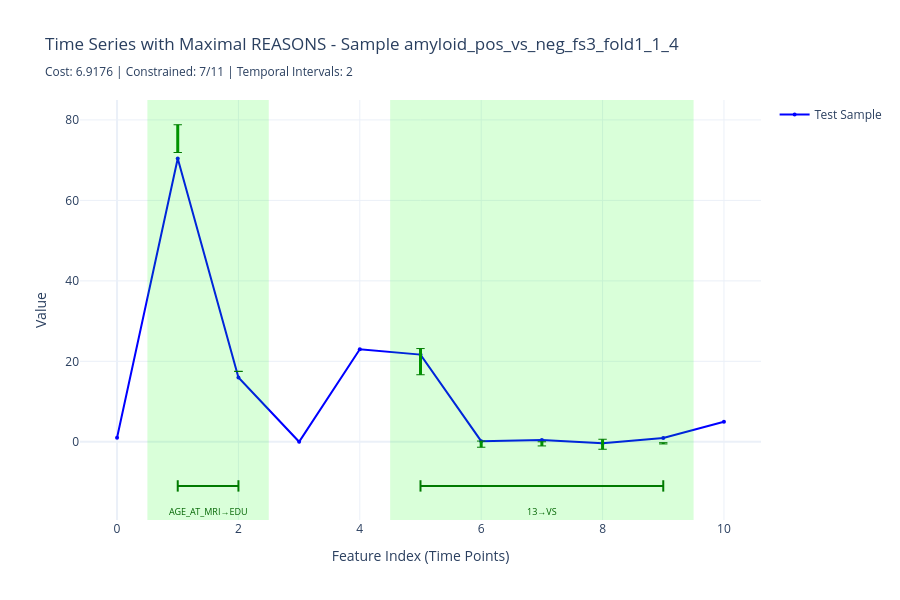

The code cell stored with this chart in its notebook:
### Code cell
# Visualise per-feature ICF constraints as bar charts (tabular data)
from etl.reasons_analysis import visualize_sample_with_icf

# Reason ICF
fig = visualize_sample_with_icf(sample_id, tests_sample, feature_names, reason_type='reasons')
if fig is not None:
    fig.show()

### Figure 1 — Plotly figure (JSON) as saved in the notebook; plotly's stock layout.template omitted (floating-point values rounded to 4 significant figures)
{"data": [{"line": {"color": "blue", "width": 2}, "marker": {"color": "blue", "size": 4}, "mode": "lines+markers", "name": "Test Sample", "type": "scatter", "x": [0, 1, 2, 3, 4, 5, 6, 7, 8, 9, 10], "y": [1.0, 70.4, 16.0, 0.0, 23.0, 21.67, 0.15, 0.471, -0.354, 0.963, 5.0]}, {"hovertemplate": "<b>AGE_AT_MRI</b><br>Y-Constraint: [78.800, 71.900]<br>Value: 70.400<extra></extra>", "line": {"color": "green", "width": 3}, "marker": {"color": "darkgreen", "size": 6, "symbol": "line-ew-open"}, "mode": "lines+markers", "showlegend": false, "type": "scatter", "x": [1, 1], "y": [78.8, 71.9]}, {"hovertemplate": "<b>EDU</b><br>Y-Constraint: [17.500, 17.500]<br>Value: 16.000<extra></extra>", "line": {"color": "green", "width": 3}, "marker": {"color": "darkgreen", "size": 6, "symbol": "line-ew-open"}, "mode": "lines+markers", "showlegend": false, "type": "scatter", "x": [2, 2], "y": [17.5, 17.5]}, {"hovertemplate": "<b>13</b><br>Y-Constraint: [16.665, 23.170]<br>Value: 21.670<extra></extra>", "line": {"color": "green", "width": 3}, "marker": {"color": "darkgreen", "size": 6, "symbol": "line-ew-open"}, "mode": "lines+markers", "showlegend": false, "type": "scatter", "x": [5, 5], "y": [16.66, 23.17]}, {"hovertemplate": "<b>MEM</b><br>Y-Constraint: [-1.350, 0.180]<br>Value: 0.150<extra></extra>", "line": {"color": "green", "width": 3}, "marker": {"color": "darkgreen", "size": 6, "symbol": "line-ew-open"}, "mode": "lines+markers", "showlegend": false, "type": "scatter", "x": [6, 6], "y": [-1.35, 0.1795]}, {"hovertemplate": "<b>EF</b><br>Y-Constraint: [-1.029, 0.004]<br>Value: 0.471<extra></extra>", "line": {"color": "green", "width": 3}, "marker": {"color": "darkgreen", "size": 6, "symbol": "line-ew-open"}, "mode": "lines+markers", "showlegend": false, "type": "scatter", "x": [7, 7], "y": [-1.029, 0.0035]}, {"hovertemplate": "<b>LAN</b><br>Y-Constraint: [-1.854, 0.629]<br>Value: -0.354<extra></extra>", "line": {"color": "green", "width": 3}, "marker": {"color": "darkgreen", "size": 6, "symbol": "line-ew-open"}, "mode": "lines+markers", "showlegend": false, "type": "scatter", "x": [8, 8], "y": [-1.854, 0.629]}, {"hovertemplate": "<b>VS</b><br>Y-Constraint: [-0.537, -0.220]<br>Value: 0.963<extra></extra>", "line": {"color": "green", "width": 3}, "marker": {"color": "darkgreen", "size": 6, "symbol": "line-ew-open"}, "mode": "lines+markers", "showlegend": false, "type": "scatter", "x": [9, 9], "y": [-0.537, -0.2205]}, {"hoverinfo": "skip", "line": {"color": "darkgreen", "width": 2}, "mode": "lines", "showlegend": false, "type": "scatter", "x": [1, 1], "y": [-12.38, -9.552]}, {"hoverinfo": "skip", "line": {"color": "darkgreen", "width": 2}, "mode": "lines", "showlegend": false, "type": "scatter", "x": [2, 2], "y": [-12.38, -9.552]}, {"hoverinfo": "skip", "line": {"color": "darkgreen", "width": 2}, "mode": "lines", "showlegend": false, "type": "scatter", "x": [1, 2], "y": [-10.97, -10.97]}, {"hoverinfo": "skip", "line": {"color": "darkgreen", "width": 2}, "mode": "lines", "showlegend": false, "type": "scatter", "x": [5, 5], "y": [-12.38, -9.552]}, {"hoverinfo": "skip", "line": {"color": "darkgreen", "width": 2}, "mode": "lines", "showlegend": false, "type": "scatter", "x": [9, 9], "y": [-12.38, -9.552]}, {"hoverinfo": "skip", "line": {"color": "darkgreen", "width": 2}, "mode": "lines", "showlegend": false, "type": "scatter", "x": [5, 9], "y": [-10.97, -10.97]}], "layout": {"annotations": [{"font": {"color": "darkgreen", "size": 9}, "showarrow": false, "text": "AGE_AT_MRI→EDU", "x": 1.5, "xanchor": "center", "y": -15.21, "yanchor": "top"}, {"font": {"color": "darkgreen", "size": 9}, "showarrow": false, "text": "13→VS", "x": 7, "xanchor": "center", "y": -15.21, "yanchor": "top"}], "height": 600, "hovermode": "closest", "shapes": [{"fillcolor": "rgba(0, 255, 0, 0.15)", "line": {"color": "green", "width": 0}, "type": "rect", "x0": 0.5, "x1": 2.5, "xref": "x", "y0": 0, "y1": 1, "yref": "y domain"}, {"fillcolor": "rgba(0, 255, 0, 0.15)", "line": {"color": "green", "width": 0}, "type": "rect", "x0": 4.5, "x1": 9.5, "xref": "x", "y0": 0, "y1": 1, "yref": "y domain"}], "showlegend": true, "title": {"text": "Time Series with Maximal REASONS - Sample amyloid_pos_vs_neg_fs3_fold1_1_4<br><sub>Cost: 6.9176 | Constrained: 7/11 | Temporal Intervals: 2</sub>"}, "xaxis": {"title": {"text": "Feature Index (Time Points)"}}, "yaxis": {"title": {"text": "Value"}}}}
